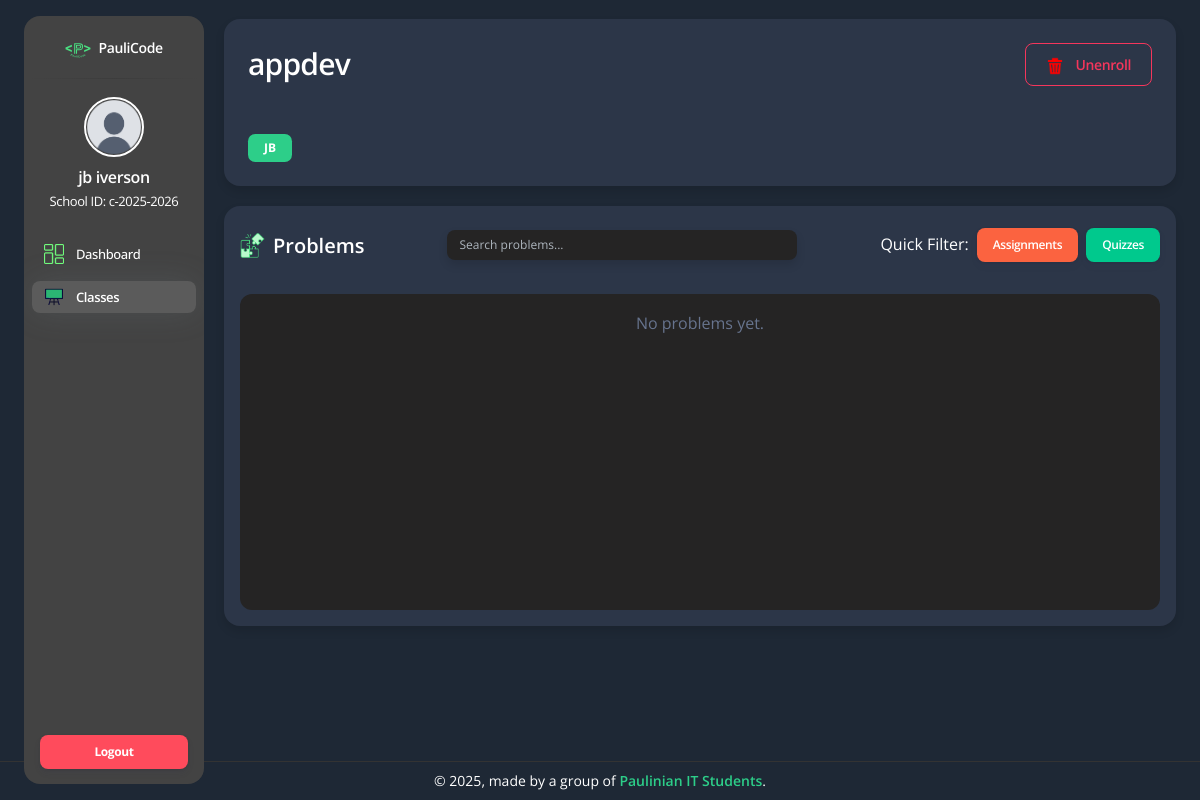
The app's page /student/class/1/ (signed in) with its own data.
### User/models.py (models this page shows, shortened)
class User(models.Model):
    school_id = models.CharField(max_length=20, primary_key=True, verbose_name="School ID")
    first_name = models.CharField(max_length=50, verbose_name="First Name")
    last_name = models.CharField(max_length=50, verbose_name="Last Name")
    password = models.CharField(max_length=255, verbose_name="Password")
    user_image = models.ImageField(upload_to=image_path, default='profile_pic/image.png')
    STUDENT = 'Student'
    TEACHER = 'Teacher'
    USER_TYPE_CHOICES = [
        (STUDENT, 'Student'),
        (TEACHER, 'Teacher'),
    ]
    user_type = models.CharField(max_length=10, choices=USER_TYPE_CHOICES, verbose_name="User Type")

class Class(models.Model):
    class_id = models.AutoField(primary_key=True)
    class_code = models.CharField(max_length=20, unique=True)
    title = models.CharField(max_length=150)
    description = models.TextField(blank=True, null=True)
    teacher = models.ForeignKey(User, on_delete=models.CASCADE, related_name='classes')
    upload_icon = models.ImageField(
        upload_to='class_icons/',
        blank=True,
        null=True,
        default='class_icons/defaultClassIcon.png'
    )

### User/views.py (the view)
# urls.py: path('student/class/<int:class_id>/', views.student_class_details, name='student_class_details'),
def student_class_details(request, class_id):
    school_id = request.session.get('school_id')
    if not school_id:
        messages.warning(request, "Please log in first.")
        return redirect('index')
    student = get_object_or_404(User, school_id=school_id)
    class_obj = get_object_or_404(Class, class_id=class_id, enrollment__student_id=student)
    problems = Problem.objects.filter(class_id=class_obj).order_by('-problem_id')
    query = request.GET.get('q', '').strip()
    filter_type = request.GET.get('filter', '').strip()
    if query:
        problems = problems.filter(problem_title__icontains=query)
    if filter_type == 'Assignment':
        problems = problems.filter(problem_type='Assignment')
    elif filter_type == 'Quiz':
        problems = problems.filter(problem_type='Quiz')
    return render(request, 'Students/student_class_details.html', {
        'user': student,
        'class': class_obj,
        'problems': problems,
        'query': query,
        'filter_type': filter_type,
        'currentpage': 'StudentClass',
    })

### templates/Students/student_class_details.html (shortened to what this page needs)
{% load static %}
{% include "partials/header.html" %}
<body class="g-sidenav-show text-white" style="background-color: #1E2835;">
  <div class="min-height-300 position-absolute w-100"></div>
  {% include "partials/StudentSidebar.html" %}
  <main class="main-content position-relative border-radius-lg p-4">
    <div class="card bg-dark p-4 border-0 shadow-sm rounded-4" style="margin-top: -5px; margin-bottom: 20px;">
      <div class="d-flex justify-content-between align-items-start flex-wrap mb-3">
        <div class="flex-grow-1">
          <h3 class="fw-bold text-white mb-2">{{ class.title }}</h3>
        </div>
        <div class="d-flex align-items-center mt-2 mt-md-0">
          <a href="{% url 'unenroll_class' class.class_id %}"
             class="btn btn-outline-danger fw-bold align-items-center"
             onclick="return confirm('Are you sure you want to unenroll from this class?');">
            <img src="{% static 'img/deleteIcon.png' %}" alt="unenroll" style="width: 18px; height: 18px;" class="me-2">
            Unenroll
          </a>
        </div>
      </div>
      <div class="mt-3">
        <span class="badge bg-success px-3 py-2">{{ class.class_code }}</span>
      </div>
    </div>
    <div class="row g-4">
      <div class="col-12">
        <div class="card bg-dark border-0 shadow-sm text-white rounded-4 p-3">
          <form method="GET"
                class="d-flex flex-wrap justify-content-between align-items-center gap-3 mb-3"
                style="margin-top: -10px;">
            <h5 class="fw-bold text-white mb-0 d-flex align-items-center flex-shrink-0">
              <img src="{% static 'img/problemsIcon.png' %}" alt="Problems Icon" width="25" height="25" class="me-2">
              Problems
            </h5>
            <div class="flex-grow-1 d-flex justify-content-center">
              <input type="text" name="q" value="{{ query }}"
                     class="form-control form-control-sm text-white border-0 shadow-sm"
                     placeholder="Search problems..."
                     style="max-width: 350px; background-color: rgb(37,36,36);">
            </div>
            <div class="d-flex flex-wrap justify-content-center align-items-center gap-2">
              <span class="text-white fw-semibold">Quick Filter:</span>
              <button type="submit" name="filter" value="Assignment"
                data-filter="Assignment"
                class="btn btn-warning btn-sm fw-bold px-3 my-3 {% if filter_type == 'Assignment' %}active{% endif %}">
                Assignments
              </button>
              <button type="submit" name="filter" value="Quiz"
                      data-filter="Quiz"
                      class="btn btn-success btn-sm fw-bold px-3 my-3 {% if filter_type == 'Quiz' %}active{% endif %}">
                Quizzes
              </button>
            </div>
          </form>
          {% if problems %}
          <div class="row g-3">
            {% for problem in problems %}
            <div class="col-md-6">
              <div class="card bg-transparent text-white border
                          {% if problem.problem_type == 'Quiz' %}border-success{% else %}border-warning{% endif %}
                          rounded-3 p-3 shadow-sm h-100 problem-card"
                   data-problem-id="{{ problem.problem_id }}"
                   style="cursor: pointer;">
                <div class="d-flex justify-content-between align-items-start">
                  <h6 class="fw-bold mb-2 text-white">{{ problem.problem_title }}</h6>
                  <span class="badge
                    {% if problem.problem_type == 'Quiz' %}bg-success{% else %}bg-warning text-dark{% endif %}">
                    Due: {{ problem.due_date|date:"M d, Y H:i" }}
                  </span>
                </div>
              </div>
            </div>
            {% endfor %}
          </div>
          {% else %}
          <div class="p-3 rounded-3 text-center text-muted"
               style="min-height: 316px; background-color: rgb(37,36,36);">
            <p>No problems yet.</p>
          </div>
          {% endif %}
        </div>
      </div>
    </div>
  </main>
  {% include "partials/footer.html" %}
</body>
</html>

### templates/partials/StudentSidebar.html (shortened to what this page needs)
{% load static %}
<aside class="sidenav navbar navbar-vertical navbar-expand-xs border-0 border-radius-xl my-3 fixed-start ms-4" id="sidenav-main">
  <div class="sidenav-header text-center align-items-center">
   <a class="navbar-brand m-0" href="{% url 'StudentDashboard' %}">
  <img src="{% static 'img/PCodeLogo.svg' %}" width="26px" height="26px" class="navbar-brand-img h-100" alt="main_logo">
  <span class="ms-1 font-weight-bold">PauliCode</span>
  </a>
  </div>
  <hr class="horizontal dark mt-0">
  <div class="collapse navbar-collapse w-auto" id="sidenav-collapse-main">
    <ul class="navbar-nav">
      <li class="nav-item mb-4">
          <a href="#" class="d-flex flex-column align-items-center text-decoration-none text-white">
            <div class="profile-pic border-radius-md overflow-hidden mb-2">
              <img src="{{ user.user_image.url|default:'/media/profile_pic/image.png' }}"
                  alt="Profile Picture"
                  class="img-fluid rounded-circle profile-img">
            </div>
            <span class="fw-bold username">
              {{ user.first_name }} {{ user.last_name }}
            </span>
            <span class="nav-link-text text-muted small">
              School ID: {{ user.school_id }}
            </span>
          </a>
      </li>
      <li class="nav-item mb-2">
        <a class="nav-link {% if currentpage == 'StudentDashboard' %}active{% endif %}" href="{% url 'StudentDashboard' %}">
          <div class="border-radius-md text-center me-2 d-flex align-items-center justify-content-center">
            <img src="{% static 'img/dashboardIcon.png' %}" alt="icon" style = "height: 20px; width: 20px;">
          </div>
          <span class="nav-link-text ms-1">Dashboard</span>
        </a>
      </li>
       <li class="nav-item">
        <a class="nav-link {% if currentpage == 'StudentClass' %}active{% endif %}" href="{% url 'StudentClass' %}">
          <div class="border-radius-md text-center me-2 d-flex align-items-center justify-content-center">
            <img src="{% static 'img/blackboardIcon.png' %}" alt="icon" style = "height: 20px; width: 20px;">
          </div>
          <span class="nav-link-text ms-1">Classes</span>
        </a>
      </li>
    </ul>
  </div>
  <div class="sidenav-footer px-3" style="padding-top: 25vh;">
    <a class="btn btn-danger btn-sm mb-0 w-100" href="{% url 'logout' %}" type="button">Logout</a>
  </div>
</aside>

### templates/partials/header.html (style rules this page uses)
.profile-pic img { object-fit: cover; width: 60px; height: 60px; border: 2px solid #fff; }
.nav-item .nav-link-text { font-size: 13px; color: #ffffff; }

### templates/partials/StudentSidebar.html (style rules this page uses)
#sidenav-main { width: 180px !important; background-color: #434343 !important; }
#sidenav-main .navbar-brand span { font-size: 14px; }
#sidenav-main .nav-link-text { font-size: 13px; }
#sidenav-main, #sidenav-main * { color: white !important; }
#sidenav-main a.nav-link { padding: 6px 12px; }
.main-content { margin-left: 200px !important; }

### templates/Students/student_class_details.html (style rules this page uses)
.btn-success { background-color: #00C98D; border: none; }
.btn-danger { background-color: #ff4b5c; border: none; }
.card { background-color: #2C3648 !important; }

### records on screen
User: user_image (picture), first_name "jb", last_name "iverson", school_id "c-2025-2026"
Class: title "appdev", class_code "JB"
